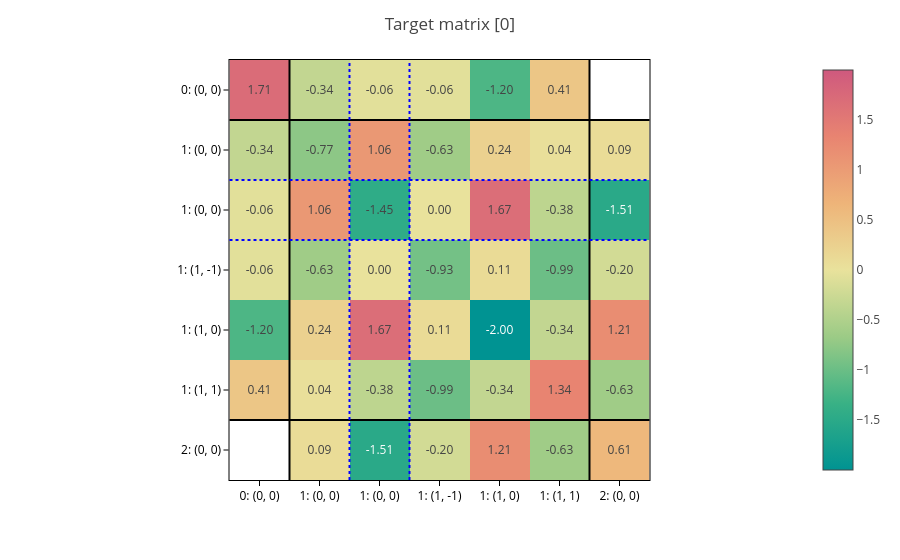
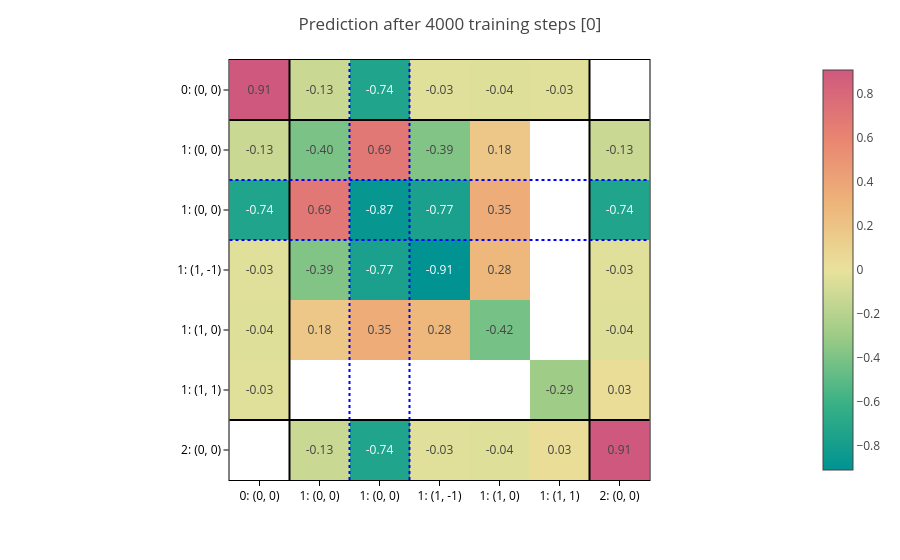

Write notebook code for charts like these, in order.
### Markdown cell above
The model has learned something, but still the errors are quite high.

We can plot the first target matrix and the corresponding prediction:

### Code cell
plot_matrices(data, title=f"Target matrix", show=0)
plot_matrices(
    data,
    predictions={
        "node_labels": step_predictions[0],
        "edge_labels": step_predictions[1],
    },
    title=f"Prediction after {n_steps} training steps",
    show=0,
)

### Figure 1 — Plotly figure (JSON) as saved in the notebook; plotly's stock layout.template omitted (floating-point values rounded to 4 significant figures)
{"data": [{"coloraxis": "coloraxis", "hovertemplate": "x: %{x}<br>y: %{y}<br>color: %{z}<extra></extra>", "name": "0", "texttemplate": "%{z:.2f}", "type": "heatmap", "xaxis": "x", "yaxis": "y", "z": [[1.706, -0.3355, -0.06019, -0.05745, -1.198, 0.4104, null], [-0.3355, -0.7657, 1.056, -0.6291, 0.2426, 0.03638, 0.0914], [-0.06019, 1.056, -1.446, 0.0008719, 1.669, -0.3797, -1.51], [-0.05745, -0.6291, 0.0008719, -0.9346, 0.1052, -0.9892, -0.1999], [-1.198, 0.2426, 1.669, 0.1052, -1.999, -0.3385, 1.21], [0.4104, 0.03638, -0.3797, -0.9892, -0.3385, 1.335, -0.6299], [null, 0.0914, -1.51, -0.1999, 1.21, -0.6299, 0.605]]}], "layout": {"coloraxis": {"cmid": 0, "colorscale": [[0, "rgb(0, 147, 146)"], [0.1667, "rgb(57, 177, 133)"], [0.3333, "rgb(156, 203, 134)"], [0.5, "rgb(233, 226, 156)"], [0.6667, "rgb(238, 180, 121)"], [0.8333, "rgb(232, 132, 113)"], [1, "rgb(207, 89, 126)"]]}, "margin": {"t": 60}, "shapes": [{"line": {"color": "black"}, "type": "line", "x0": 0, "x1": 1, "xref": "x domain", "y0": 0.5, "y1": 0.5, "yref": "y"}, {"line": {"color": "black"}, "type": "line", "x0": 0.5, "x1": 0.5, "xref": "x", "y0": 0, "y1": 1, "yref": "y domain"}, {"line": {"color": "black"}, "type": "line", "x0": 0, "x1": 1, "xref": "x domain", "y0": 5.5, "y1": 5.5, "yref": "y"}, {"line": {"color": "black"}, "type": "line", "x0": 5.5, "x1": 5.5, "xref": "x", "y0": 0, "y1": 1, "yref": "y domain"}, {"line": {"color": "blue", "dash": "dot"}, "type": "line", "x0": 0, "x1": 1, "xref": "x domain", "y0": 1.5, "y1": 1.5, "yref": "y"}, {"line": {"color": "blue", "dash": "dot"}, "type": "line", "x0": 1.5, "x1": 1.5, "xref": "x", "y0": 0, "y1": 1, "yref": "y domain"}, {"line": {"color": "blue", "dash": "dot"}, "type": "line", "x0": 0, "x1": 1, "xref": "x domain", "y0": 2.5, "y1": 2.5, "yref": "y"}, {"line": {"color": "blue", "dash": "dot"}, "type": "line", "x0": 2.5, "x1": 2.5, "xref": "x", "y0": 0, "y1": 1, "yref": "y domain"}], "title": {"text": "Target matrix [0]"}, "xaxis": {"anchor": "y", "constrain": "domain", "domain": [0, 1], "scaleanchor": "y", "ticktext": ["0: (0, 0)", "1: (0, 0)", "1: (0, 0)", "1: (1, -1)", "1: (1, 0)", "1: (1, 1)", "2: (0, 0)"], "tickvals": [0, 1, 2, 3, 4, 5, 6]}, "yaxis": {"anchor": "x", "autorange": "reversed", "constrain": "domain", "domain": [0, 1], "ticktext": ["0: (0, 0)", "1: (0, 0)", "1: (0, 0)", "1: (1, -1)", "1: (1, 0)", "1: (1, 1)", "2: (0, 0)"], "tickvals": [0, 1, 2, 3, 4, 5, 6]}}}

### Figure 2 — Plotly figure (JSON) as saved in the notebook; plotly's stock layout.template omitted (floating-point values rounded to 4 significant figures)
{"data": [{"coloraxis": "coloraxis", "hovertemplate": "x: %{x}<br>y: %{y}<br>color: %{z}<extra></extra>", "name": "0", "texttemplate": "%{z:.2f}", "type": "heatmap", "xaxis": "x", "yaxis": "y", "z": [[0.9102, -0.1271, -0.7397, -0.03096, -0.04428, -0.03263, null], [-0.1271, -0.4045, 0.6927, -0.3875, 0.1769, null, -0.1271], [-0.7397, 0.6927, -0.8708, -0.7742, 0.3536, null, -0.7397], [-0.03096, -0.3875, -0.7742, -0.9061, 0.2804, null, -0.03096], [-0.04428, 0.1769, 0.3536, 0.2804, -0.4201, null, -0.04428], [-0.03263, null, null, null, null, -0.2921, 0.03263], [null, -0.1271, -0.7397, -0.03096, -0.04428, 0.03263, 0.9102]]}], "layout": {"coloraxis": {"cmid": 0, "colorscale": [[0, "rgb(0, 147, 146)"], [0.1667, "rgb(57, 177, 133)"], [0.3333, "rgb(156, 203, 134)"], [0.5, "rgb(233, 226, 156)"], [0.6667, "rgb(238, 180, 121)"], [0.8333, "rgb(232, 132, 113)"], [1, "rgb(207, 89, 126)"]]}, "margin": {"t": 60}, "shapes": [{"line": {"color": "black"}, "type": "line", "x0": 0, "x1": 1, "xref": "x domain", "y0": 0.5, "y1": 0.5, "yref": "y"}, {"line": {"color": "black"}, "type": "line", "x0": 0.5, "x1": 0.5, "xref": "x", "y0": 0, "y1": 1, "yref": "y domain"}, {"line": {"color": "black"}, "type": "line", "x0": 0, "x1": 1, "xref": "x domain", "y0": 5.5, "y1": 5.5, "yref": "y"}, {"line": {"color": "black"}, "type": "line", "x0": 5.5, "x1": 5.5, "xref": "x", "y0": 0, "y1": 1, "yref": "y domain"}, {"line": {"color": "blue", "dash": "dot"}, "type": "line", "x0": 0, "x1": 1, "xref": "x domain", "y0": 1.5, "y1": 1.5, "yref": "y"}, {"line": {"color": "blue", "dash": "dot"}, "type": "line", "x0": 1.5, "x1": 1.5, "xref": "x", "y0": 0, "y1": 1, "yref": "y domain"}, {"line": {"color": "blue", "dash": "dot"}, "type": "line", "x0": 0, "x1": 1, "xref": "x domain", "y0": 2.5, "y1": 2.5, "yref": "y"}, {"line": {"color": "blue", "dash": "dot"}, "type": "line", "x0": 2.5, "x1": 2.5, "xref": "x", "y0": 0, "y1": 1, "yref": "y domain"}], "title": {"text": "Prediction after 4000 training steps [0]"}, "xaxis": {"anchor": "y", "constrain": "domain", "domain": [0, 1], "scaleanchor": "y", "ticktext": ["0: (0, 0)", "1: (0, 0)", "1: (0, 0)", "1: (1, -1)", "1: (1, 0)", "1: (1, 1)", "2: (0, 0)"], "tickvals": [0, 1, 2, 3, 4, 5, 6]}, "yaxis": {"anchor": "x", "autorange": "reversed", "constrain": "domain", "domain": [0, 1], "ticktext": ["0: (0, 0)", "1: (0, 0)", "1: (0, 0)", "1: (1, -1)", "1: (1, 0)", "1: (1, 1)", "2: (0, 0)"], "tickvals": [0, 1, 2, 3, 4, 5, 6]}}}
